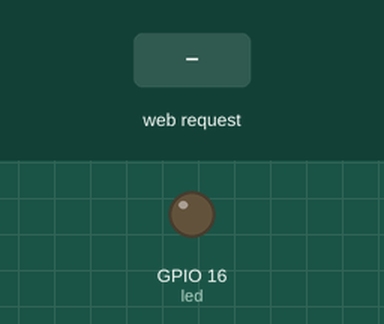
Recording of a sketch running on a simulated ESP8266 (NodeMCU). Shown: output pins drawn as LEDs (lit = HIGH). The test bench sets the inputs (shaded band). WiFi joins after 1.5 s; servers stay silent unless stated; the local clock reads 2024-03-15 10:24:30 at power-on unless the sketch sets it; what the sketch prints to the serial monitor is not drawn.

Above: at 2.7 s.
2.8 s: HTTP request GET /option2 received
At 3.5 s:
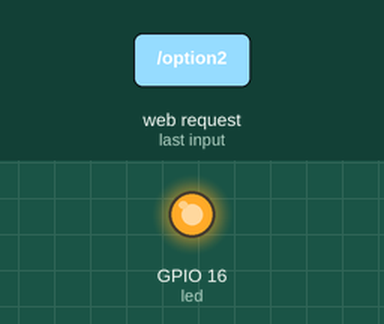
4.3 s: HTTP request GET /option1 received
At 4.6 s:
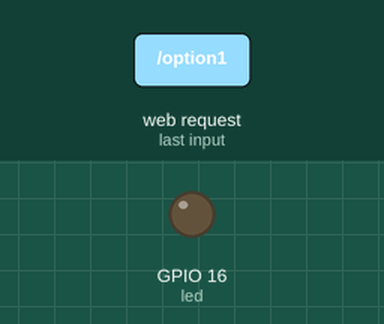
Timing chart, 0 to 7.3 s (numbered marks = the images above; inputs shaded):
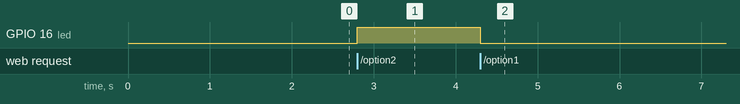

Measured:
- after the input at 2.8 s, GPIO 16 (led): LOW → HIGH at once
- after the input at 4.3 s, GPIO 16 (led): HIGH → LOW at once

The sketch:

web_server_base_.ino
```cpp
#include <ESP8266WiFi.h>
#include <WiFiClient.h>
#include <ESP8266WebServer.h>

#ifndef STASSID
#define STASSID "YOUR-wifi-name"
#define STAPSK  "YOUR-pass-to-wifi"
#endif

const char* ssid = STASSID;
const char* password = STAPSK;

ESP8266WebServer server(80);


//const int led = 13;
const int led = 16; // ESP-12E  nodemcu-devkit-v1.0 board

static const char handleRootStr[] PROGMEM =  R"EOF(
<!DOCTYPE html><html><body>Choose:<br/><a href="./option1">ESP-12E LED ON</a><br/><a href="./option2">ESP-12E LED OFF</a></body></html>
)EOF";


static const char handleoption1Str[] PROGMEM =  R"EOF(
<!DOCTYPE html><html><body>Choose:<br/><a href="./option1">* ESP-12E LED ON</a><br/><a href="./option2">ESP-12E LED OFF</a></body></html>
)EOF";

static const char handleoption2Str[] PROGMEM =  R"EOF(
<!DOCTYPE html><html><body>Choose:<br/><a href="./option1">ESP-12E LED ON</a><br/><a href="./option2">* ESP-12E LED OFF</a></body></html>
)EOF";

void handleRoot() {
  server.send(200, "text/html", handleRootStr);
}

void handleoption1() {
  digitalWrite(led, 0);//ONN
  server.send(200, "text/html", handleoption1Str);
}

void handleoption2() {
  digitalWrite(led, 1);//OFF
  server.send(200, "text/html", handleoption2Str);
}


void handleNotFound(){

  String message = "File Not Found\n\n";
  message += "URI: ";
  message += server.uri();
  message += "\nMethod: ";
  message += (server.method() == HTTP_GET)?"GET":"POST";
  message += "\nArguments: ";
  message += server.args();
  message += "\n";
  for (uint8_t i=0; i<server.args(); i++){
    message += " " + server.argName(i) + ": " + server.arg(i) + "\n";
  }
  server.send(404, "text/plain", message);

}

void setup(void){
  pinMode(led, OUTPUT);
  digitalWrite(led, 0);
  Serial.begin(115200);
  WiFi.begin(ssid, password);
  Serial.println("");

  // Wait for connection
  while (WiFi.status() != WL_CONNECTED) {
    delay(500);
    Serial.print(".");
  }

  configTime(3 * 3600, 0, "pool.ntp.org", "time.nist.gov");

  Serial.println("");
  Serial.print("Connected to ");
  Serial.println(ssid);
  Serial.print("IP address: ");
  Serial.println(WiFi.localIP());

  server.on("/", handleRoot);

  server.on("/option1", handleoption1);

  server.on("/option2", handleoption2);

  server.onNotFound(handleNotFound);

  server.begin();
  Serial.println("HTTP server started");

}

void loop(void){
  server.handleClient();
}
```
